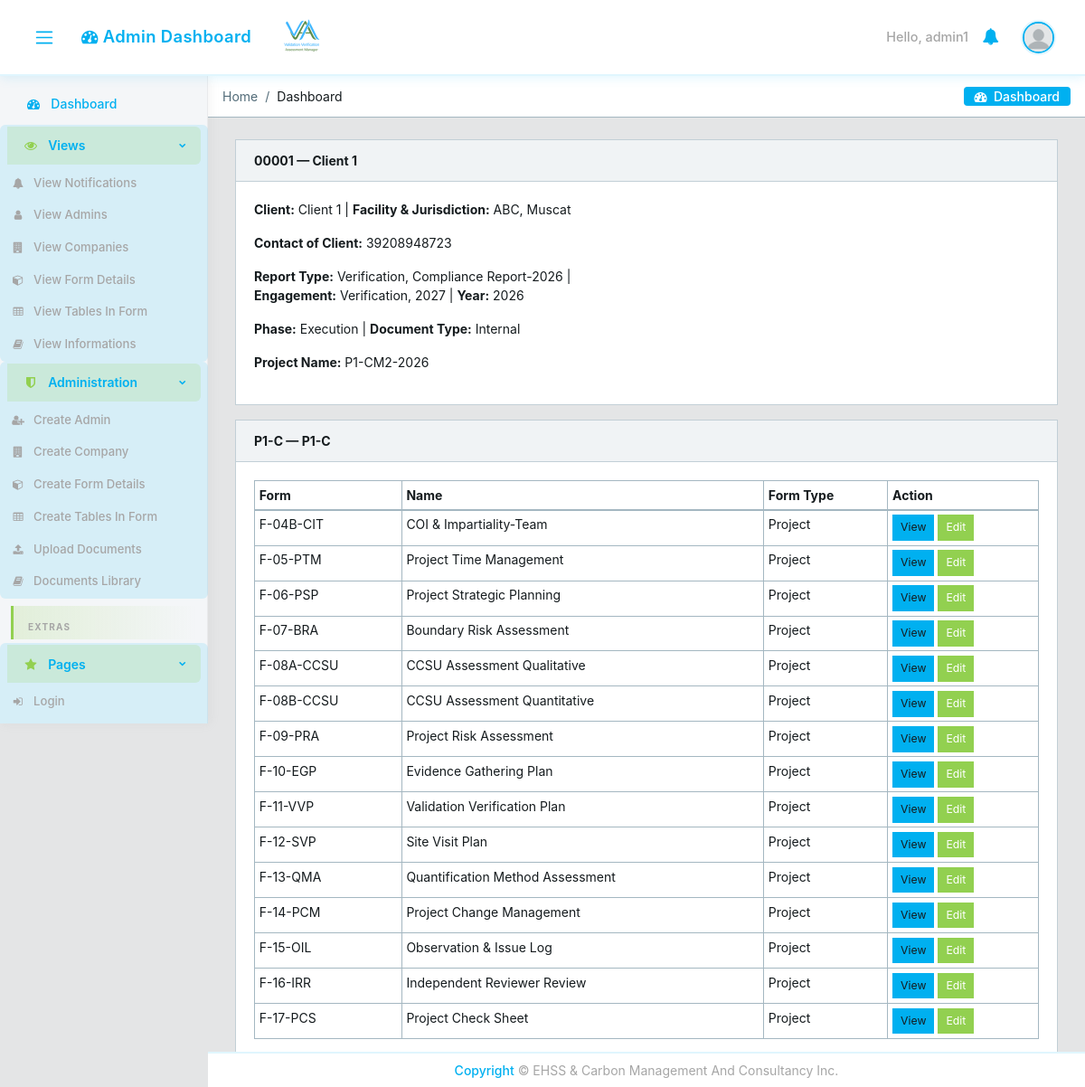
The page /projects/9/ (signed in) on the database its author committed.
### core/models.py (models this page shows, shortened)
class CustomUser(AbstractUser):
    email = models.EmailField(unique=True)
    user_type = models.CharField(max_length=15, choices=USER_TYPE_CHOICES)
    user_role = models.CharField(
        max_length=30, choices=USER_ROLE_CHOICES, blank=True, verbose_name='User Role',
    )
    designation = models.CharField(max_length=100, blank=True, null=True)
    position_title = models.CharField(max_length=150, blank=True, verbose_name='Position Title')
    contact_number = models.CharField(max_length=20, blank=True, null=True)
    cv = models.FileField(upload_to='core/cvs/', blank=True, null=True)
    company = models.ForeignKey(
        'Company', on_delete=models.SET_NULL, null=True, blank=True,
        related_name='managers'
    )
    created_by = models.ForeignKey(
        'self', on_delete=models.SET_NULL, null=True, blank=True,
        related_name='created_users'
    )
    created_date = models.DateField(auto_now_add=True)
    created_time = models.TimeField(auto_now_add=True)
    under_supervision = models.ForeignKey(
        'self', on_delete=models.SET_NULL, null=True, blank=True,
        related_name='supervised_users'
    )
    avatar = models.ImageField(upload_to='core/avatar', blank=True)
    @property
    def avatar_url(self):
        if self.avatar:
            try:
                return self.avatar.url
            except ValueError:
                pass
        return static('core/img/avatar/blank_profile.png')

class Project(models.Model):
    package_instance = models.ForeignKey(
        PackageInstance, on_delete=models.CASCADE, related_name='projects'
    )
    manager = models.ForeignKey(
        CustomUser, on_delete=models.CASCADE, related_name='managed_projects',
        limit_choices_to={'user_type': 'manager'}
    )
    company_name = models.CharField(max_length=200)
    client_contact = models.CharField(
        max_length=200, blank=True, verbose_name='Contact of Client',
    )
    factory_name = models.CharField(max_length=200, blank=True)
    location = models.CharField(max_length=200, blank=True)
    factory_address = models.TextField(blank=True)
    contact_person = models.CharField(max_length=100, blank=True)
    contact_email = models.EmailField(blank=True)
    contact_mobile = models.CharField(max_length=20, blank=True)
    report_type = models.CharField(max_length=100, blank=True)
    engagement_year = models.CharField(max_length=100, blank=True)
    phase = models.CharField(max_length=20, choices=PROJECT_PHASE_CHOICES, blank=True)
    document_type = models.CharField(max_length=20, choices=PROJECT_DOCUMENT_TYPE_CHOICES, blank=True)
    year = models.PositiveIntegerField()
    project_number = models.CharField(max_length=50, unique=True)
    access_password = models.CharField(max_length=128)
    created_at = models.DateTimeField(auto_now_add=True)
    updated_at = models.DateTimeField(auto_now=True)
    class Meta:
        ordering = ['-created_at']

class PackageInstance(models.Model):
    authorization = models.ForeignKey(
        PackageAuthorization, on_delete=models.CASCADE, related_name='instances'
    )
    package_number = models.PositiveIntegerField()
    code = models.CharField(max_length=10)
    name = models.CharField(max_length=100)
    class Meta:
        ordering = ['package_number']
        unique_together = ['authorization', 'package_number']

class SubPackage(models.Model):
    package_template = models.ForeignKey(
        PackageTemplate, on_delete=models.CASCADE, related_name='sub_packages'
    )
    code = models.CharField(max_length=10)
    name = models.CharField(max_length=100)
    description = models.TextField(blank=True)
    order = models.PositiveIntegerField(default=0)
    class Meta:
        ordering = ['order', 'code']
        unique_together = ['package_template', 'code']

class FormDefinition(models.Model):
    FORM_CATEGORY_CHOICES = [
        ('master_record', 'Master Record'),
        ('unlimited_use', 'Unlimited Use'),
        ('limited_form', 'Limited Use Form'),
        ('report', 'Report'),
    ]
    sub_package = models.ForeignKey(
        SubPackage, on_delete=models.CASCADE, related_name='forms'
    )
    code = models.CharField(max_length=20, verbose_name='Form Number')
    name = models.CharField(max_length=200, verbose_name='Form Name')
    description = models.TextField(blank=True)
    form_type = models.CharField(
        max_length=20, choices=FORM_TYPE_CHOICES, default='project',
        verbose_name='Form Type',
    )
    category = models.CharField(
        max_length=20, choices=FORM_CATEGORY_CHOICES, default='limited_form',
    )
    is_public = models.BooleanField(
        default=False,
        help_text='Public forms (e.g. F-02-IRR) accessible without login'
    )
    order = models.PositiveIntegerField(default=0)
    created_by = models.ForeignKey(
        CustomUser, on_delete=models.SET_NULL, null=True, blank=True,
        related_name='created_form_definitions',
        help_text='Set when an admin creates this form via Form Details.',
    )
    class Meta:
        verbose_name = 'Form Detail'
        verbose_name_plural = 'Form Details'
        ordering = ['order', 'code']
        unique_together = ['sub_package', 'code']

### core/views.py (the view)
# urls.py: path('projects/<int:pk>/', views.ProjectDetailView.as_view(), name='project-detail'),
class ProjectDetailView(LoginRequiredMixin, View):
    def get(self, request, pk):
        project = get_object_or_404(Project, pk=pk)
        if not can_access_project(request.user, project, request.session):
            messages.error(request, 'Access denied.')
            return redirect('core:dashboard')
        auth = project.package_instance.authorization
        sub_packages = _build_project_form_groups(
            project, request.user, form_types=['project'],
        )
        records = FormRecord.objects.filter(project=project).select_related('form_definition')
        report_records = [
            r for r in records if can_view_report(request.user, r)
        ]
        team_member = get_team_member(request.user, project)
        return render(request, 'core/project_detail.html', {
            'project': project,
            'sub_packages': sub_packages,
            'team_members': project.team_members.filter(is_active=True),
            'vvb_password': auth.access_password,
            'team_member': team_member,
            'can_authorize_library': get_authorized_library_documents(request.user).exists(),
            'report_records': report_records,
            'success_action': request.GET.get('success', ''),
            'success_project': request.GET.get('project', ''),
            'success_access_password': request.GET.get('access_password', ''),
        })

### core/templates/core/project_detail.html (shortened to what this page needs)
{% extends 'core/base.html' %}
{% block content %}
<div class="container-fluid">
  <div class="card mb-3">
    <div class="card-header d-flex justify-content-between align-items-center">
      <strong>{{ project.project_number }} — {{ project.company_name }}</strong>
    </div>
    <div class="card-body">
      <div class="row">
        <div class="col-md-6">
          <p><strong>Client:</strong> {{ project.company_name }} | <strong>Facility & Jurisdiction:</strong> {{ project.location }}</p>
          <p><strong>Contact of Client:</strong> {{ project.client_contact|default:"—" }}</p>
          <p><strong>Report Type:</strong> {{ project.report_type }} | <strong>Engagement:</strong> {{ project.engagement_year|default:"—" }} | <strong>Year:</strong> {{ project.year }}</p>
          <p><strong>Phase:</strong> {{ project.get_phase_display|default:"—" }} | <strong>Document Type:</strong> {{ project.get_document_type_display|default:"—" }}</p>
          <p><strong>Project Name:</strong> {{ project.package_instance.name }}</p>
        </div>
        <div class="col-md-6">
        </div>
      </div>
    </div>
  </div>
  {% for group in sub_packages %}
  <div class="card mb-3">
    <div class="card-header"><strong>{{ group.sub_package.code }} — {{ group.sub_package.name }}</strong></div>
    <div class="card-body table-responsive">
      <table class="table table-sm table-bordered">
        <thead><tr><th>Form</th><th>Name</th><th>Form Type</th><th>Action</th></tr></thead>
        <tbody>
          {% for row in group.form_rows %}
          <tr>
            <td>{{ row.form_def.code }}</td>
            <td>{{ row.form_def.name }}</td>
            <td>{{ row.form_def.get_form_type_display }}</td>
            <td class="text-nowrap">
              {% if row.record %}
                <a href="{% url 'core:form-record-detail' row.record.pk %}" class="btn btn-sm btn-info">View</a>
                {% if row.can_edit %}
                <a href="{% url 'core:form-record-edit' row.record.pk %}" class="btn btn-sm btn-warning">Edit</a>
                {% endif %}
              {% elif row.can_create %}
                <a href="{% url 'core:form-record-create' project.pk row.form_def.pk %}" class="btn btn-sm btn-info">View</a>
                <a href="{% url 'core:form-record-create' project.pk row.form_def.pk %}" class="btn btn-sm btn-warning">Edit</a>
              {% else %}
                <span class="text-muted small">—</span>
              {% endif %}
            </td>
          </tr>
          {% endfor %}
        </tbody>
      </table>
    </div>
  </div>
  {% empty %}
  <p class="text-muted">No active forms in this package.</p>
  {% endfor %}
</div>
{% endblock %}

### core/templates/core/base.html (shortened to what this page needs)
{% load static %}
<!DOCTYPE html>
<html lang="en">
<head>
  <link rel="stylesheet" href="{% static 'core/css/font-awesome.min.css' %}?v={{ STATIC_VERSION }}">
  <link rel="stylesheet" href="{% static 'core/css/fa5-compat.css' %}?v={{ STATIC_VERSION }}">
  <link href="{% static 'core/css/style.min.css' %}?v={{ STATIC_VERSION }}" rel="stylesheet">
  <link href="{% static 'core/css/estilo.css' %}?v={{ STATIC_VERSION }}" rel="stylesheet">
</head>
{% block body %}
<body class="app header-fixed sidebar-fixed aside-menu-fixed aside-menu-hidden">
  <header class="app-header navbar">
    <button class="navbar-toggler sidebar-toggler d-md-down-none" type="button">
      <span class="navbar-toggler-icon"></span>
    </button>
    <ul class="nav navbar-nav d-md-down-none">
      <li class="nav-item px-3">
        <a class="nav-link" href="{% url 'core:dashboard' %}" id="header-page-title-link">
          <i class="fa fa-tachometer-alt"></i>
          <span id="header-page-title">
          </span>
        </a>
      </li>
    </ul>
    <img src="{% static 'core/img/logos/logo-opt.png' %}?v={{ STATIC_VERSION }}" alt="VVAM" class="brand-gui d-none d-md-inline" width="120" height="40" decoding="async" fetchpriority="high">
    <ul class="nav navbar-nav ml-auto">
      {% if user.is_authenticated %}
      <li class="text-white">Hello, {{ user.username }}</li>
      {% else %}
      <li class="text-muted">
        <a href="{% url 'core:login' %}">sign in</a>
      </li>
      {% endif %}
      <li class="nav-item dropdown">
        <a class="nav-link" data-toggle="dropdown" href="#" role="button" aria-haspopup="true" aria-expanded="false">
          <i class="fa fa-bell"></i>
        </a>
      </li>
      <li class="nav-item dropdown">
        <a class="nav-link" data-toggle="dropdown" href="#" role="button" aria-haspopup="true" aria-expanded="false">
          {% if user.is_authenticated and logged_user %}
            <img src="{{ logged_user.avatar_url }}" class="img-avatar" alt="img">
          {% else %}
            <img src="{% static 'core/img/avatar/blank_profile.png' %}" class="img-avatar" alt="img">
          {% endif %}
        </a>
      </li>
    </ul>
  </header>
  <div class="app-body">
    <div class="sidebar">
      <nav class="sidebar-nav">
        <ul class="nav">
          <li class="nav-item">
            <a class="nav-link" href="{% url 'core:dashboard' %}"><i class="fa fa-tachometer-alt"></i> Dashboard</a>
          </li>
          <li class="nav-item nav-dropdown">
            <a class="nav-link nav-dropdown-toggle" href="#"><i class="fa fa-eye"></i> Views</a>
            <ul class="nav-dropdown-items">
              <li class="nav-item">
                <a class="nav-link" href="{% url 'core:notifications-list' %}">
                  <i class="fa fa-bell"></i> View Notifications
                </a>
              </li>
              {% if user.user_type == 'admin' %}
              <li class="nav-item">
                <a class="nav-link" href="{% url 'core:users' %}?user_type=admin"><i class="fa fa-user"></i> View Admins</a>
              </li>
              <li class="nav-item">
                <a class="nav-link" href="{% url 'core:company-list' %}"><i class="fa fa-building"></i> View Companies</a>
              </li>
              <li class="nav-item">
                <a class="nav-link" href="{% url 'core:form-details-list' %}"><i class="fa fa-box"></i> View Form Details</a>
              </li>
              <li class="nav-item">
                <a class="nav-link" href="{% url 'core:form-table-view-list' %}"><i class="fa fa-table"></i> View Tables In Form</a>
              </li>
              <li class="nav-item">
                <a class="nav-link" href="{% url 'core:library-list' %}"><i class="fa fa-book"></i> View Informations</a>
              </li>
              {% else %}
              <li class="nav-item">
                <a class="nav-link" href="{% url 'core:project-list'%}"><i class="fa fa-folder"></i> View Projects</a>
              </li>
              {% endif %}
            </ul>
          </li>
          {% if user.user_type == 'admin' %}
          <li class="nav-item nav-dropdown">
            <a class="nav-link nav-dropdown-toggle" href="#"><i class="fa fa-shield-alt"></i> Administration</a>
            <ul class="nav-dropdown-items">
              <li class="nav-item">
                <a class="nav-link" href="{% url 'core:new-user' %}"><i class="fa fa-user-plus"></i> Create Admin</a>
              </li>
              <li class="nav-item">
                <a class="nav-link" href="{% url 'core:company-create' %}"><i class="fa fa-building"></i> Create Company</a>
              </li>
              <li class="nav-item">
                <a class="nav-link" href="{% url 'core:form-details-create' %}"><i class="fa fa-box"></i> Create Form Details</a>
              </li>
              <li class="nav-item">
                <a class="nav-link" href="{% url 'core:form-table-list' %}"><i class="fa fa-table"></i> Create Tables In Form</a>
              </li>
              <li class="nav-item">
                <a class="nav-link" href="{% url 'core:library-upload' %}"><i class="fa fa-upload"></i> Upload Documents</a>
              </li>
              <li class="nav-item">
                <a class="nav-link" href="{% url 'core:library-list' %}?view=documents"><i class="fa fa-book"></i> Documents Library</a>
              </li>
            </ul>
          </li>
          {% endif %}
          <li class="nav-title">
            Extras
          </li>
          <li class="nav-item nav-dropdown">
            <a class="nav-link nav-dropdown-toggle" href="#"><i class="fa fa-star"></i> Pages</a>
            <ul class="nav-dropdown-items">
              <li class="nav-item">
                <a class="nav-link" href="{% url 'core:login' %}" target="_top"><i class="fa fa-sign-in"></i> Login</a>
              </li>
              <li class="nav-item">
                <a class="nav-link" href="{% url 'core:logout' %}" target="_top"> Logout</a>
              </li>
            </ul>
          </li>
        </ul>
      </nav>
    </div>
    <main class="main" id="app-main">
      <ol class="breadcrumb">
        {% block breadcrumb %}
        <li class="breadcrumb-item active">Home</li>
        <li class="breadcrumb-item">Dashboard</li>
        {% endblock breadcrumb%}
        <li class="breadcrumb-menu d-md-down-none">
          <div class="btn-group" role="group" aria-label="Button group">
            <a class="btn" href="{% url 'core:dashboard' %}"><i class="fa fa-tachometer-alt"></i> &nbsp;Dashboard</a>
          </div>
        </li>
      </ol>
{% block content %}
{% endblock %}
    </main>
  </div>
  <footer class="app-footer text-center justify-content-center fixed-bottom py-2">
    <span><a href="#">Copyright</a> © EHSS & Carbon Management And Consultancy Inc.</span>
  </footer>
</body>
{% endblock body %}
</html>

### rows shown on the page
CustomUser: username "admin1"
Project: project_number "00001", company_name "Client 1", location "ABC, Muscat", client_contact "39208948723", report_type "Verification, Compliance Report-2026", engagement_year "Verification, 2027", year "2026", phase "Execution", document_type "Internal", package_instance.name "P1-CM2-2026"
SubPackage: sub_package.code "P1-C", sub_package.name "P1-C"
FormDefinition: form_def.code "F-04B-CIT", form_def.name "COI & Impartiality-Team", form_def.form_type "Project", shows "View"
FormDefinition: form_def.code "F-05-PTM", form_def.name "Project Time Management", form_def.form_type "Project", shows "View"
FormDefinition: form_def.code "F-06-PSP", form_def.name "Project Strategic Planning", form_def.form_type "Project", shows "View"
FormDefinition: form_def.code "F-07-BRA", form_def.name "Boundary Risk Assessment", form_def.form_type "Project", shows "View"
FormDefinition: form_def.code "F-08A-CCSU", form_def.name "CCSU Assessment Qualitative", form_def.form_type "Project", shows "View"
FormDefinition: form_def.code "F-08B-CCSU", form_def.name "CCSU Assessment Quantitative", form_def.form_type "Project", shows "View", shows "Edit"
FormDefinition: form_def.code "F-09-PRA", form_def.name "Project Risk Assessment", form_def.form_type "Project", shows "View", shows "Edit"
FormDefinition: form_def.code "F-10-EGP", form_def.name "Evidence Gathering Plan", form_def.form_type "Project", shows "View"
FormDefinition: form_def.code "F-11-VVP", form_def.name "Validation Verification Plan", form_def.form_type "Project", shows "View"
FormDefinition: form_def.code "F-12-SVP", form_def.name "Site Visit Plan", form_def.form_type "Project", shows "View"
FormDefinition: form_def.code "F-13-QMA", form_def.name "Quantification Method Assessment", form_def.form_type "Project", shows "View"
FormDefinition: form_def.code "F-14-PCM", form_def.name "Project Change Management", form_def.form_type "Project", shows "View"
FormDefinition: form_def.code "F-15-OIL", form_def.name "Observation & Issue Log", form_def.form_type "Project", shows "View"
FormDefinition: form_def.code "F-16-IRR", form_def.name "Independent Reviewer Review", form_def.form_type "Project", shows "View"
FormDefinition: form_def.code "F-17-PCS", form_def.name "Project Check Sheet", form_def.form_type "Project", shows "View"
